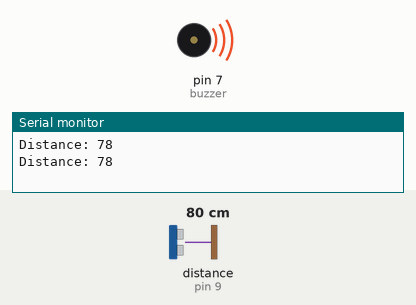
This sketch was run on a simulated Arduino Uno, built with avr-gcc and run on an emulated ATmega328P. Shown: buzzer (waves = sounding), the last lines printed to the serial monitor. Wiring (inferred from the names in the program): ultrasonic range finder: trigger pin 8; echo pin 9. The test bench sets the inputs (shaded band); at power-on: distance to the obstacle (sensor on pin 9) 80 cm. The echo pulse lasts 58.3 µs per cm.

Above: at 2.8 s.
2.9 s: distance to the obstacle (sensor on pin 9) set to 87 cm
6.4 s: distance to the obstacle (sensor on pin 9) set to 96 cm
At 7.7 s:
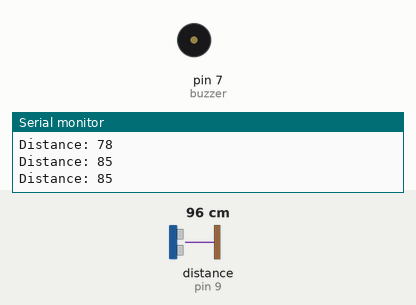
Timing chart, 0 to 9.4 s (numbered marks = the images above; inputs shaded):
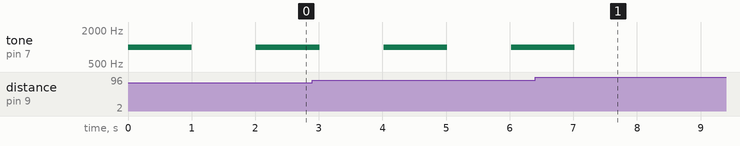

The sketch:

ultrasonic_sensor.ino
```cpp
const int echoPin = 9;
const int trigPin = 8;
const int buzzer = 7;

const float close_time = 0.1; //seconds
const float medium_time = 0.5; //seconds
const float far_time = 1; //seconds

const float close_distance = 30; //cm
const float medium_distance = 60; //cm
const float far_distance = 90; //cm

const float sound_speed = 0.034; //cm/us
long duration;
int distance;

void set_tone(float time_interval){
    tone(buzzer, 1000);
    delay(time_interval*1000);
    noTone(buzzer);
    delay(time_interval*1000);
}

void beep(float distance){

  if (distance <= close_distance){
    set_tone(close_time);
  }
  else if(distance <= medium_distance){
    set_tone(medium_time);
  }
  else if(distance <= far_distance){
    set_tone(far_time);
  }

}

void setup() {

  pinMode(trigPin, OUTPUT);
  pinMode(echoPin, INPUT);
  Serial.begin(9600);
  pinMode(buzzer, OUTPUT);

}

void loop() {

  digitalWrite(trigPin, LOW);
  delayMicroseconds(2);
  digitalWrite(trigPin, HIGH);
  delayMicroseconds(10);
  digitalWrite(trigPin, LOW);
  duration = pulseIn(echoPin, HIGH);

  distance= duration*sound_speed/2;

  Serial.print("Distance: ");
  Serial.println(distance);

  beep(distance);

}
```

Measured:
- the behaviour switches between 92 and 93 cm on distance to the obstacle (sensor on pin 9) (found by bisection; images 0 and 1)
- after the input at 6.4 s, tone on pin 7 (buzzer): goes on until 7.0 s, then stays silent
- by itself, tone on pin 7 (buzzer): alternates 1000 Hz for 1.0 s and silent for 1.0 s
